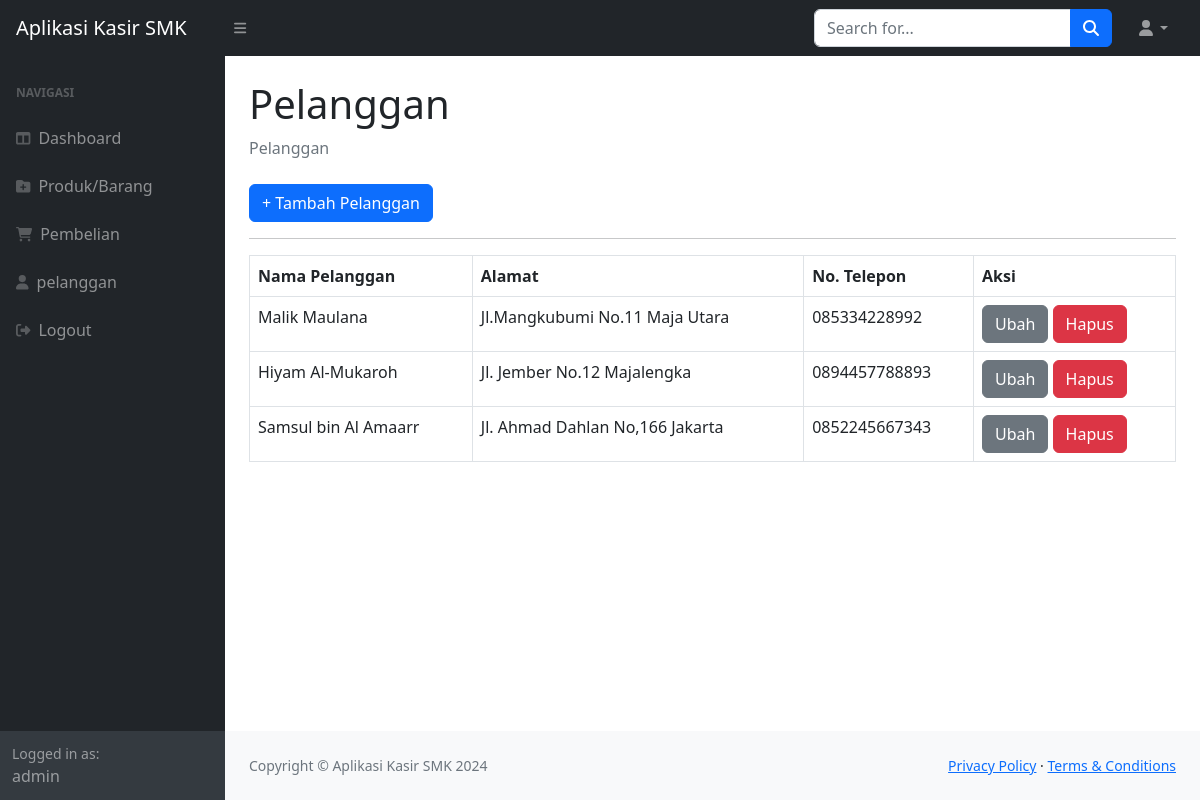
Page /index.php?page=pelanggan (signed in) on the committed database.
### tables this page shows
CREATE TABLE `pelanggan` (
  `idpelanggan` int(11) NOT NULL,
  `namapelanggan` varchar(255) DEFAULT NULL,
  `alamat` text DEFAULT NULL,
  `nomortelepon` varchar(225) DEFAULT NULL
);

### pelanggan.php (the view)
<div class="container-fluid px-4">
                        <h1 class="mt-4">Pelanggan</h1>
                        <ol class="breadcrumb mb-4">
                            <li class="breadcrumb-item active">Pelanggan</li>
                        </ol>
                        <a href="?page=pelanggan_tambah" class="btn btn-primary"> + Tambah Pelanggan</a>
                        <hr>
                        <table class="table table-bordered">
                            <tr>
                                <th>Nama Pelanggan</th>
                                <th>Alamat</th>
                                <th>No. Telepon</th>
                                <th>Aksi</th>
                            </tr>
                            <?php
                                $query = mysqli_query($koneksi, "SELECT*FROM pelanggan");
                                while($data = mysqli_fetch_array($query)){
                                    ?>
                                    <tr>
                                        <td><?php echo $data['namapelanggan'] ?></td>
                                         <td><?php echo $data['alamat'] ?></td>
                                        <td><?php echo $data['nomortelepon'] ?></td>
                                        <td>
                                        <a href="?page=pelanggan_ubah&&id=<?php echo $data['idpelanggan']; ?>" class="btn btn-secondary">Ubah</a>
                                        <a href="?page=pelanggan_hapus&&id=<?php echo $data['idpelanggan']; ?>" class="btn btn-danger">Hapus</a>
                                        </td>
                                    </tr>
                                    <?php
                                }
                            ?>
                        </table>
</div>

### rows in the picture
pelanggan: namapelanggan "Malik Maulana", alamat "Jl.Mangkubumi No.11 Maja Utara", nomortelepon "085334228992"
pelanggan: namapelanggan "Hiyam Al-Mukaroh", alamat "Jl. Jember No.12 Majalengka", nomortelepon "0894457788893"
pelanggan: namapelanggan "Samsul bin Al Amaarr", alamat "Jl. Ahmad Dahlan No,166 Jakarta", nomortelepon "0852245667343"

### other values in the picture
$_SESSION['user']['nama'] "admin"
